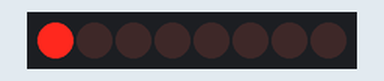
This sketch was run on a simulated Arduino Uno, built with avr-gcc and run on an emulated ATmega328P. Parts: 8 shift-register outputs drawn as a row of LEDs (first output left, lit = HIGH). Wiring (inferred from the names in the program): shift register (74HC595): data pin 11; shift clock pin 12; latch pin 13. Wiring (inferred from the signals the program sends): row of LEDs: on Q0, Q1, Q2, Q3, Q4, Q5, Q6, Q7.

Above: at 0.1 s.
At 0.5 s:
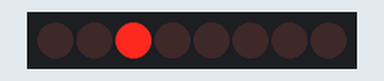
At 0.7 s:
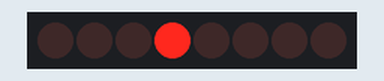
At 1.3 s:
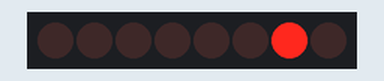
At 2.3 s:
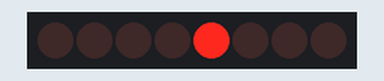
At 3.1 s:
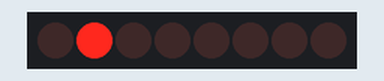
Timing chart, 0 to 3.4 s (numbered marks = the images above):
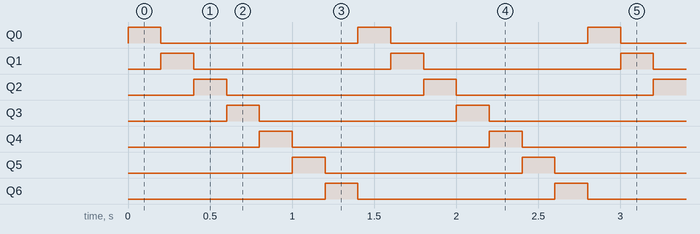

The sketch:

Project_09_74HC595_Chip.ino
```cpp
/*
Keye New RFID Starter Kit
Project 9
74HC595 chip
Edit By Keyes
*/
const int DS = 11;    // serial data input
const int SHCP = 12;  // Shift register clock input
const int STCP = 13;  // Latch clock input
void setup() {
  pinMode(DS, OUTPUT);
  pinMode(SHCP, OUTPUT);
  pinMode(STCP, OUTPUT);
}
void loop() {
  for (int i = 0; i < 7; i++) {
    digitalWrite(STCP, LOW);
    shiftOut(DS, SHCP, MSBFIRST, 1 << i);  // Move data into the shift register by serial
    digitalWrite(STCP, HIGH);              // Output shift register data to the latch in parallel
    delay(200);
  }
}
```

Measured:
- by itself, Q0–6: alternates HIGH for 0.20 s and LOW for 1.2 s
- by itself, everything shown: repeats every 1.4 s, in 7 steps
